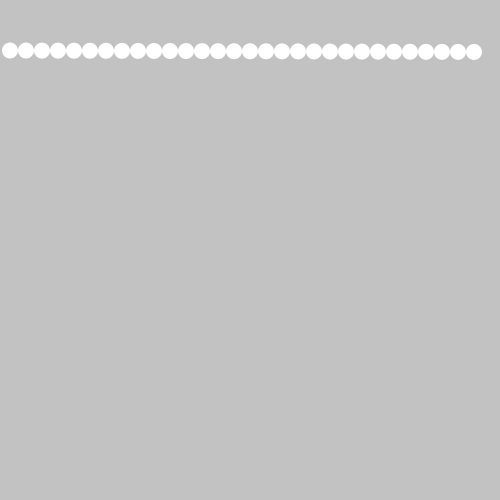
Frame 1 (no input)
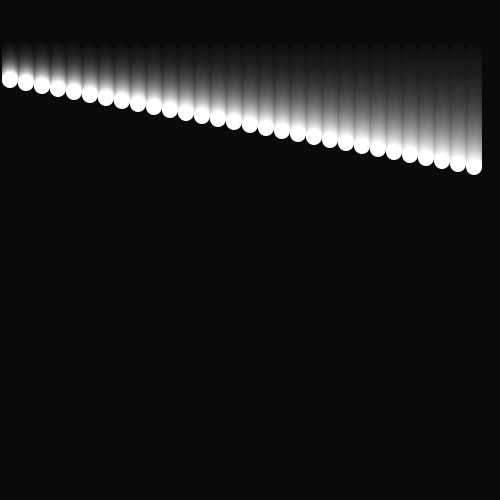
Frame 60 (the mouse pressed at the canvas centre just before this capture)
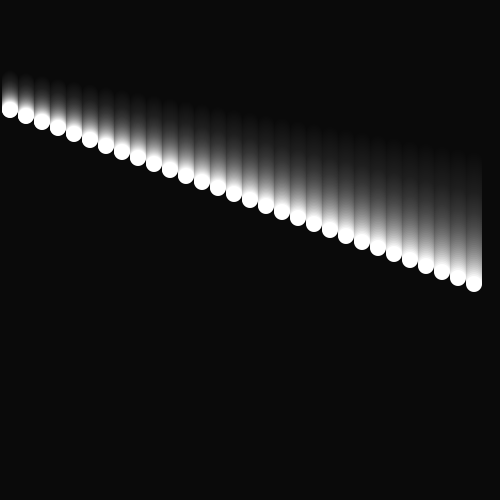
Frame 120 (the mouse held since frame 60 and released just before this capture)

The Processing sketch that drew these frames (run headless with seeded random() and noise(); from frame 60 on, the mouse is pressed at the canvas centre):

// Processing sketch: processing_44452
// ── processing_44452.pde

int numSpots = 30; //Declares and creates the array
Spot[] spots = new Spot[numSpots];

void setup() {
  size(500, 500);
  smooth();
  noStroke();
  for (int i = 0; i < spots.length; i++) {
    float x = 10 + i*16;
    float rate = 0.5 + i*0.05; // Creates each of the objects
    spots[i] = new Spot(x, 50, 16, rate);
  }
}

void draw() {
  fill(0, 12);
  rect(0, 0, width, height);
  fill(255);
  for (int i = 0; i < spots. length; i++) {
    spots[i].move(); //Moves each of the spots
    spots[i].display(); //Displays each of the objects
  }
}

class Spot {
  float x, y;
  float diameter;
  float speed;
  int direction = 1;

  Spot(float xpos, float ypos, float dia, float sp) {
    x = xpos;
    y = ypos;
    diameter = dia;
    speed = sp;
  }

  void move() {
    y += (speed * direction);
    if ((y > (height - diameter/2)) || (y < diameter/2)) {
      direction *= -1;
    }
  }

  void display() {
    ellipse(x, y, diameter, diameter);
  }
}
